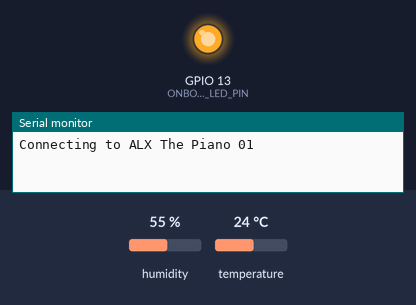
The sketch below on a simulated ESP32. Parts: output pins drawn as LEDs (lit = HIGH), the last lines printed to the serial monitor. Inputs (shaded band) come from the test bench; at power-on: humidity 55 %, temperature 24 °C. WiFi joins after 1.5 s; servers stay silent unless stated; random numbers use the default seed unless the sketch sets one; no MQTT or app messages arrive unless stated.

Above: at 0.1 s.
At 1.6 s:
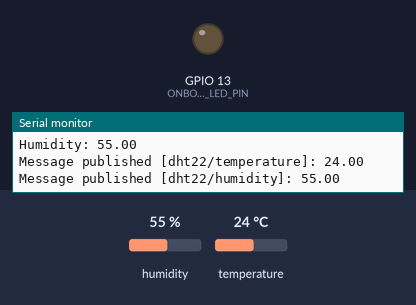
Timing chart, 0 to 3.1 s (numbered marks = the images above):
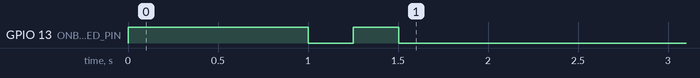

The sketch:

RoomTemperature_monitor.ino
```cpp
/*
* TEMPERATURE&HUMIDITY MONITORING------------------
*  # Devices:
*     -> DHT22 sensor
*     -> ESP32
*  # Technologies:
*     -> Protocol: MQTT
*     -> Broker: HiveMQ(https://console.hivemq.cloud)
*  # Activity:
*    -> Measure room temperature and humidity values
*    -> Send the recorded data to the platform(HiveMQ) via MQTT broker
*
*   ANGAZA ELIMU&ALX - IOT SCHOOL: Cohort 1, 2024
* --------------------------------------------------
*/

/*
 Support libraries -------------------------------------------------------------
*/
#include <WiFi.h>
#include <PubSubClient.h>
#include <WiFiClientSecure.h>
#include <DHT.h>
#include "secrets.h"      // For connection authentication credentials
// -----------------------------------------------------------------------------

/*
 Control Variables -------------------------------------------------------------
*/
//---- DHT settings
#define DHTPIN 7            // Pin where DHT22 is connected
#define DHTTYPE DHT22       // DHT 22 (AM2302)
DHT dht(DHTPIN, DHTTYPE);

//---- Onboard LED
#define ONBOARD_LED_PIN 13   // Used as a signal LED for wifi connection

//---- Setup connection client
WiFiClientSecure espClient;
PubSubClient client(espClient);

//---- Setup message handlers
unsigned long lastMsg = 0;
#define MSG_BUFFER_SIZE  (50)
char msg[MSG_BUFFER_SIZE];
// -----------------------------------------------------------------------------

/*
 Control Functions -------------------------------------------------------------
*/
//---- Callback handler for MQTT messages
void callback(char* topic, byte* payload, unsigned int length) {
  String incomingMessage = "";
  for (int i = 0; i < length; i++) incomingMessage += (char)payload[i];
  Serial.println("Message arrived [" + String(topic) + "]: " + incomingMessage);
}

//---- Initiate MQTT reconnection
void reconnect() {
  while (!client.connected()) {
    Serial.print("Attempting MQTT connection...");
    String clientId = "ESP32Client-";   // Create a random client ID
    clientId += String(random(0xffff), HEX);

    // Attempt to connect
    if (client.connect(clientId.c_str(), mqtt_username, mqtt_password)) {
      Serial.println("connected");

      // Subscribe to the desired topic
//      client.subscribe("your/command/topic");
      client.subscribe(dht_temp_topic.c_str());
      client.subscribe(dht_humid_topic.c_str());
    } else {
      Serial.print("failed, rc=");
      Serial.print(client.state());
      Serial.println(" try again in 5 seconds");
      delay(5000);
    }
  }
}

//---- Initialize main instances execution
void setup() {
  Serial.begin(115200);
  Serial.print("\nConnecting to ");
  Serial.println(ssid);

  //---- Initialize WiFi connection
  WiFi.mode(WIFI_STA);
  WiFi.begin(ssid, password);

  //---- Initialize signal LED mode
  pinMode(ONBOARD_LED_PIN, OUTPUT);
  digitalWrite(ONBOARD_LED_PIN, HIGH);      // Turn ON onboard LED

  //---- Initialize WiFi connection loader and signal LED
  while (WiFi.status() != WL_CONNECTED) {
    delay(1000);
    Serial.print(".");
    digitalWrite(ONBOARD_LED_PIN, LOW);
    delay(250);
    digitalWrite(ONBOARD_LED_PIN, HIGH);
    delay(250);
  }

  Serial.println("\nWiFi connected\nIP address: ");
  Serial.println(WiFi.localIP());           //---- Print WiFi IP address

  //---- Turn OFF signal LED on WiFi connection
  digitalWrite(ONBOARD_LED_PIN, LOW);

  //---- Initialize secure connection to broker
  espClient.setCACert(root_ca);              // Set the root certificate
  client.setServer(mqtt_server, mqtt_port);  // Configure MQTT server
  client.setCallback(callback);              // Set the callback function for MQTT messages

    //---- Initialize DHT sensor
  dht.begin();
}

//---- Ensures iterative execution of main control instances
void loop() {
  //---- Initiate MQTT broker reconnection if connection fails
  if (!client.connected()) reconnect();
client.loop();                                // Ensure constant processing of MQTT client

  //---- Read DHT22 sensor parameters
  float temp = dht.readTemperature();
  float humid = dht.readHumidity();

  //---- Check failed sensor reading
  if (isnan(temp) || isnan(humid)) {
    Serial.println("Failed to read from DHT sensor!");
    return;
  }

  Serial.println("\nTemperature: "+ String(temp) +"\nHumidity: "+ String(humid));

  //---- Publish temperature & humidity data to the MQTT topic
  publishMessage(dht_temp_topic.c_str(), String(temp), true);
  publishMessage(dht_humid_topic.c_str(), String(humid), true);

  //---- Delays iterative execution to every 1min
  delay(60000);
}

//---- MQTT broker messages publishing handler
void publishMessage(const char* topic, String payload, boolean retained) {
  if (client.publish(topic, payload.c_str(), retained)) {
    Serial.println("Message published [" + String(topic) + "]: " + payload);
  } else {
    Serial.println("Failed to publish message");
  }
}
```

secrets.h
```cpp
/*
 Connection credentials -------------------------------------------------------------
*/
//---- WiFi settings
const char* ssid     = "ALX The Piano 01";
const char* password = "Thepiano01";

//---- MQTT Broker settings
const char* mqtt_server = "30b824e9ec124b25a3a4cbc5aec400f2.s1.eu.hivemq.cloud";
const char* mqtt_username = "hivemq.webclient.1729940755842";
const char* mqtt_password = "<R0M9c4oV>B7yDPh*k&j";
const int mqtt_port = 8883;

//---- MQTT Pub/Sub Control topics
String dht_temp_topic = "dht22/temperature";
String dht_humid_topic = "dht22/humidity";

static const char *root_ca PROGMEM = R"EOF(
-----BEGIN CERTIFICATE-----
MIIFazCCA1OgAwIBAgIRAIIQz7DSQONZRGPgu2OCiwAwDQYJKoZIhvcNAQELBQAw
TzELMAkGA1UEBhMCVVMxKTAnBgNVBAoTIEludGVybmV0IFNlY3VyaXR5IFJlc2Vh
cmNoIEdyb3VwMRUwEwYDVQQDEwxJU1JHIFJvb3QgWDEwHhcNMTUwNjA0MTEwNDM4
WhcNMzUwNjA0MTEwNDM4WjBPMQswCQYDVQQGEwJVUzEpMCcGA1UEChMgSW50ZXJu
ZXQgU2VjdXJpdHkgUmVzZWFyY2ggR3JvdXAxFTATBgNVBAMTDElTUkcgUm9vdCBY
MTCCAiIwDQYJKoZIhvcNAQEBBQADggIPADCCAgoCggIBAK3oJHP0FDfzm54rVygc
h77ct984kIxuPOZXoHj3dcKi/vVqbvYATyjb3miGbESTtrFj/RQSa78f0uoxmyF+
0TM8ukj13Xnfs7j/EvEhmkvBioZxaUpmZmyPfjxwv60pIgbz5MDmgK7iS4+3mX6U
A5/TR5d8mUgjU+g4rk8Kb4Mu0UlXjIB0ttov0DiNewNwIRt18jA8+o+u3dpjq+sW
T8KOEUt+zwvo/7V3LvSye0rgTBIlDHCNAymg4VMk7BPZ7hm/ELNKjD+Jo2FR3qyH
B5T0Y3HsLuJvW5iB4YlcNHlsdu87kGJ55tukmi8mxdAQ4Q7e2RCOFvu396j3x+UC
B5iPNgiV5+I3lg02dZ77DnKxHZu8A/lJBdiB3QW0KtZB6awBdpUKD9jf1b0SHzUv
KBds0pjBqAlkd25HN7rOrFleaJ1/ctaJxQZBKT5ZPt0m9STJEadao0xAH0ahmbWn
OlFuhjuefXKnEgV4We0+UXgVCwOPjdAvBbI+e0ocS3MFEvzG6uBQE3xDk3SzynTn
jh8BCNAw1FtxNrQHusEwMFxIt4I7mKZ9YIqioymCzLq9gwQbooMDQaHWBfEbwrbw
qHyGO0aoSCqI3Haadr8faqU9GY/rOPNk3sgrDQoo//fb4hVC1CLQJ13hef4Y53CI
rU7m2Ys6xt0nUW7/vGT1M0NPAgMBAAGjQjBAMA4GA1UdDwEB/wQEAwIBBjAPBgNV
HRMBAf8EBTADAQH/MB0GA1UdDgQWBBR5tFnme7bl5AFzgAiIyBpY9umbbjANBgkq
hkiG9w0BAQsFAAOCAgEAVR9YqbyyqFDQDLHYGmkgJykIrGF1XIpu+ILlaS/V9lZL
ubhzEFnTIZd+50xx+7LSYK05qAvqFyFWhfFQDlnrzuBZ6brJFe+GnY+EgPbk6ZGQ
3BebYhtF8GaV0nxvwuo77x/Py9auJ/GpsMiu/X1+mvoiBOv/2X/qkSsisRcOj/KK
NFtY2PwByVS5uCbMiogziUwthDyC3+6WVwW6LLv3xLfHTjuCvjHIInNzktHCgKQ5
ORAzI4JMPJ+GslWYHb4phowim57iaztXOoJwTdwJx4nLCgdNbOhdjsnvzqvHu7Ur
TkXWStAmzOVyyghqpZXjFaH3pO3JLF+l+/+sKAIuvtd7u+Nxe5AW0wdeRlN8NwdC
jNPElpzVmbUq4JUagEiuTDkHzsxHpFKVK7q4+63SM1N95R1NbdWhscdCb+ZAJzVc
oyi3B43njTOQ5yOf+1CceWxG1bQVs5ZufpsMljq4Ui0/1lvh+wjChP4kqKOJ2qxq
4RgqsahDYVvTH9w7jXbyLeiNdd8XM2w9U/t7y0Ff/9yi0GE44Za4rF2LN9d11TPA
mRGunUHBcnWEvgJBQl9nJEiU0Zsnvgc/ubhPgXRR4Xq37Z0j4r7g1SgEEzwxA57d
emyPxgcYxn/eR44/KJ4EBs+lVDR3veyJm+kXQ99b21/+jh5Xos1AnX5iItreGCc=
-----END CERTIFICATE-----
)EOF";
```
